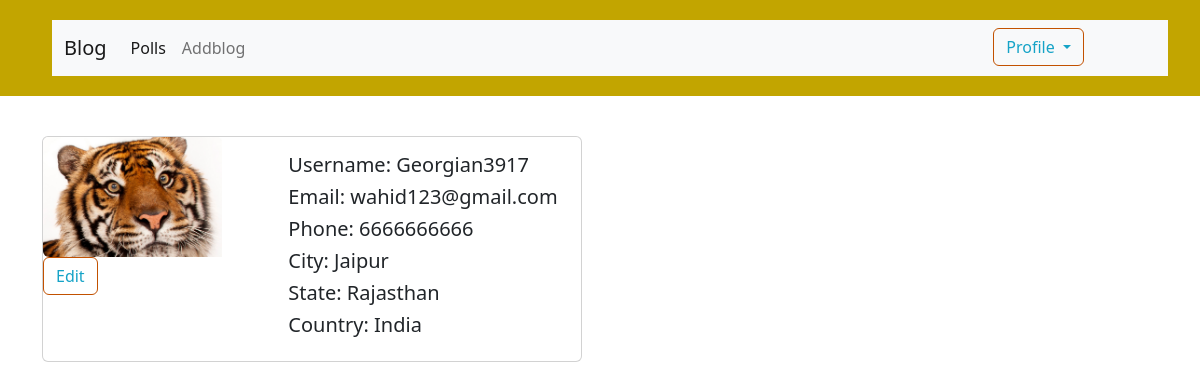
/profile (signed in), run on the app's committed database.
### blog/models.py (models this page shows, shortened)
class User(AbstractUser):
    username =models.CharField(max_length=200,unique=True)
    password = models.CharField(max_length=200)
    email = models.EmailField(max_length = 200)
    mobile_number = models.CharField(max_length=12)
    city = models.CharField(max_length=20)
    state = models.CharField(max_length=25)
    country = models.CharField(max_length=20)
    image = models.ImageField(upload_to='user_image')

### blog/views.py (the view)
# urls.py: path('profile', views.profile_page, name = 'profile'),
@login_required
def profile_page(request):
    user = get_object_or_404(User, id=request.user.id)
    return render(request, 'blog/profile.html', {'user': user})

### blog/templates/blog/profile.html
{% extends 'blog/base.html' %}
{% block content %}
{% if user.is_authenticated %}
<div class="card mb-3" style="max-width: 540px;">
        <div class="row g-0">
          <div class="col-md-4">
            <img src="{{ user.image.url }}" class="img-fluid rounded-start" >
            <a class="btn btn-secondary" style="margin-right:60px ;" href="{% url 'edit-profile' %}">Edit</a>
          </div>
          <div class="col-md-8">
            <div class="card-body" style="margin-left:50px;">
              <h5 class="card-title">Username: {{ user.username|capfirst }}</h5>
              <h5 class="card-title">Email: {{ user.email }}</h5>
              <h5 class="card-title">Phone: {{ user.mobile_number }}</h5>
              <h5 class="card-title">City: {{ user.city|capfirst }}</h5>
              <h5 class="card-title">State: {{ user.state|capfirst }}</h5>
              <h5 class="card-title">Country: {{ user.country|capfirst }}</h5>
            </div>
          </div>
        </div>
      </div>
{% endif %}
{% endblock %}

### blog/static/css/blog.css (style rules this page uses)
.btn-secondary, .btn-secondary:visited { color: #009bc2ea; background: none; border-color: #C25100; }
img { border-radius: 5px 5px 0 0; }

### data on the page
User: image (picture), username "Georgian3917", email "wahid123@gmail.com", mobile_number "6666666666", city "Jaipur", state "Rajasthan", country "India"
